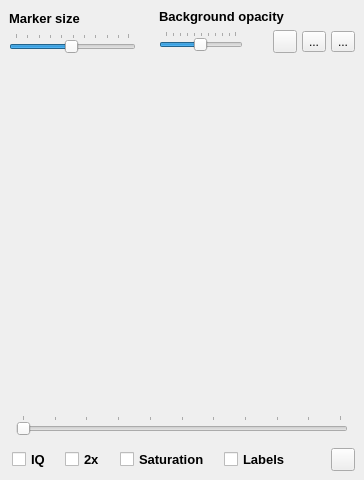
     <widget class="QWidget" name="colorsWidget" native="true">
      <property name="sizePolicy">
       <sizepolicy hsizetype="Preferred" vsizetype="Preferred">
        <horstretch>0</horstretch>
        <verstretch>0</verstretch>
       </sizepolicy>
      </property>
      <property name="minimumSize">
       <size>
        <width>0</width>
        <height>480</height>
       </size>
      </property>
      <layout class="QVBoxLayout" name="verticalLayout_6">
       <property name="spacing">
        <number>0</number>
       </property>
       <property name="leftMargin">
        <number>0</number>
       </property>
       <property name="topMargin">
        <number>0</number>
       </property>
       <property name="rightMargin">
        <number>0</number>
       </property>
       <property name="bottomMargin">
        <number>0</number>
       </property>
       <item>
        <layout class="QHBoxLayout" name="horizontalLayout_5">
         <property name="spacing">
          <number>0</number>
         </property>
         <property name="topMargin">
          <number>0</number>
         </property>
         <property name="bottomMargin">
          <number>0</number>
         </property>
         <item>
          <widget class="QWidget" name="widget_4" native="true">
           <property name="minimumSize">
            <size>
             <width>145</width>
             <height>0</height>
            </size>
           </property>
           <property name="maximumSize">
            <size>
             <width>145</width>
             <height>16777215</height>
            </size>
           </property>
           <layout class="QVBoxLayout" name="verticalLayout_12">
            <item>
             <widget class="QLabel" name="label">
              <property name="font">
               <font>
                <pointsize>10</pointsize>
                <bold>true</bold>
               </font>
              </property>
              <property name="text">
               <string>Marker size</string>
              </property>
             </widget>
            </item>
            <item>
             <layout class="QHBoxLayout" name="horizontalLayout_4">
              <property name="spacing">
               <number>0</number>
              </property>
              <property name="topMargin">
               <number>0</number>
              </property>
              <item>
               <widget class="QSlider" name="markerSize">
                <property name="sizePolicy">
                 <sizepolicy hsizetype="Expanding" vsizetype="Fixed">
                  <horstretch>0</horstretch>
                  <verstretch>0</verstretch>
                 </sizepolicy>
                </property>
                <property name="minimumSize">
                 <size>
                  <width>0</width>
                  <height>0</height>
                 </size>
                </property>
                <property name="toolTip">
                 <string>Change size of markers</string>
                </property>
                <property name="minimum">
                 <number>1</number>
                </property>
                <property name="maximum">
                 <number>100</number>
                </property>
                <property name="singleStep">
                 <number>10</number>
                </property>
                <property name="pageStep">
                 <number>10</number>
                </property>
                <property name="value">
                 <number>50</number>
                </property>
                <property name="orientation">
                 <enum>Qt::Horizontal</enum>
                </property>
                <property name="tickPosition">
                 <enum>QSlider::TicksAbove</enum>
                </property>
               </widget>
              </item>
             </layout>
            </item>
           </layout>
          </widget>
         </item>
         <item>
          <spacer name="horizontalSpacer_2">
           <property name="orientation">
            <enum>Qt::Horizontal</enum>
           </property>
           <property name="sizeType">
            <enum>QSizePolicy::Fixed</enum>
           </property>
           <property name="sizeHint" stdset="0">
            <size>
             <width>5</width>
             <height>20</height>
            </size>
           </property>
          </spacer>
         </item>
         <item>
          <widget class="QWidget" name="widget_5" native="true">
           <layout class="QVBoxLayout" name="verticalLayout_9">
            <item>
             <widget class="QLabel" name="label_2">
              <property name="font">
               <font>
                <pointsize>10</pointsize>
                <bold>true</bold>
               </font>
              </property>
              <property name="text">
               <string>Background opacity</string>
              </property>
             </widget>
            </item>
            <item>
             <layout class="QHBoxLayout" name="horizontalLayout_7">
              <property name="spacing">
               <number>0</number>
              </property>
              <property name="topMargin">
               <number>0</number>
              </property>
              <item>
               <widget class="QSlider" name="backgroundOpacity">
                <property name="toolTip">
                 <string>Change background opacity</string>
                </property>
                <property name="minimum">
                 <number>1</number>
                </property>
                <property name="maximum">
                 <number>100</number>
                </property>
                <property name="singleStep">
                 <number>10</number>
                </property>
                <property name="value">
                 <number>50</number>
                </property>
                <property name="orientation">
                 <enum>Qt::Horizontal</enum>
                </property>
                <property name="tickPosition">
                 <enum>QSlider::TicksAbove</enum>
                </property>
               </widget>
              </item>
              <item>
               <spacer name="horizontalSpacer_5">
                <property name="orientation">
                 <enum>Qt::Horizontal</enum>
                </property>
                <property name="sizeType">
                 <enum>QSizePolicy::Minimum</enum>
                </property>
                <property name="sizeHint" stdset="0">
                 <size>
                  <width>30</width>
                  <height>20</height>
                 </size>
                </property>
               </spacer>
              </item>
              <item>
               <widget class="QToolButton" name="toggleClear">
                <property name="toolTip">
                 <string>Remove all colors</string>
                </property>
                <property name="text">
                 <string/>
                </property>
                <property name="icon">
                 <iconset resource="colorpicker.qrc">
                  <normaloff>:/icons/resources/Clear.png</normaloff>:/icons/resources/Clear.png</iconset>
                </property>
                <property name="iconSize">
                 <size>
                  <width>16</width>
                  <height>16</height>
                 </size>
                </property>
               </widget>
              </item>
              <item>
               <spacer name="horizontalSpacer_7">
                <property name="orientation">
                 <enum>Qt::Horizontal</enum>
                </property>
                <property name="sizeType">
                 <enum>QSizePolicy::Minimum</enum>
                </property>
                <property name="sizeHint" stdset="0">
                 <size>
                  <width>5</width>
                  <height>20</height>
                 </size>
                </property>
               </spacer>
              </item>
              <item>
               <widget class="QToolButton" name="toggleDrag">
                <property name="toolTip">
                 <string>Capture colors with a sweep</string>
                </property>
                <property name="text">
                 <string>...</string>
                </property>
                <property name="icon">
                 <iconset resource="colorpicker.qrc">
                  <normaloff>:/icons/resources/Grid.png</normaloff>:/icons/resources/Grid.png</iconset>
                </property>
               </widget>
              </item>
              <item>
               <spacer name="horizontalSpacer_9">
                <property name="orientation">
                 <enum>Qt::Horizontal</enum>
                </property>
                <property name="sizeType">
                 <enum>QSizePolicy::Fixed</enum>
                </property>
                <property name="sizeHint" stdset="0">
                 <size>
                  <width>5</width>
                  <height>20</height>
                 </size>
                </property>
               </spacer>
              </item>
              <item>
               <widget class="QToolButton" name="togglePick">
                <property name="toolTip">
                 <string>Capture color with a picker</string>
                </property>
                <property name="text">
                 <string>...</string>
                </property>
                <property name="icon">
                 <iconset resource="colorpicker.qrc">
                  <normaloff>:/icons/resources/Picker.png</normaloff>:/icons/resources/Picker.png</iconset>
                </property>
                <property name="iconSize">
                 <size>
                  <width>16</width>
                  <height>16</height>
                 </size>
                </property>
               </widget>
              </item>
             </layout>
            </item>
           </layout>
          </widget>
         </item>
        </layout>
       </item>
       <item>
        <layout class="QVBoxLayout" name="verticalLayout_5">
         <property name="spacing">
          <number>0</number>
         </property>
         <property name="leftMargin">
          <number>0</number>
         </property>
         <property name="topMargin">
          <number>0</number>
         </property>
         <property name="rightMargin">
          <number>0</number>
         </property>
         <property name="bottomMargin">
          <number>0</number>
         </property>
         <item>
          <widget class="Colorwheel" name="colorWheel" native="true">
           <property name="sizePolicy">
            <sizepolicy hsizetype="Preferred" vsizetype="Expanding">
             <horstretch>0</horstretch>
             <verstretch>0</verstretch>
            </sizepolicy>
           </property>
           <property name="minimumSize">
            <size>
             <width>0</width>
             <height>0</height>
            </size>
           </property>
          </widget>
         </item>
         <item>
          <widget class="QWidget" name="widget" native="true">
           <layout class="QVBoxLayout" name="verticalLayout_10">
            <property name="leftMargin">
             <number>16</number>
            </property>
            <property name="topMargin">
             <number>12</number>
            </property>
            <property name="rightMargin">
             <number>16</number>
            </property>
            <item>
             <widget class="QSlider" name="angle">
              <property name="toolTip">
               <string>Rotate color wheel</string>
              </property>
              <property name="maximum">
               <number>100</number>
              </property>
              <property name="singleStep">
               <number>10</number>
              </property>
              <property name="orientation">
               <enum>Qt::Horizontal</enum>
              </property>
              <property name="tickPosition">
               <enum>QSlider::TicksAbove</enum>
              </property>
             </widget>
            </item>
           </layout>
          </widget>
         </item>
        </layout>
       </item>
       <item>
        <layout class="QHBoxLayout">
         <property name="spacing">
          <number>0</number>
         </property>
         <property name="leftMargin">
          <number>0</number>
         </property>
         <property name="topMargin">
          <number>0</number>
         </property>
         <property name="rightMargin">
          <number>0</number>
         </property>
         <property name="bottomMargin">
          <number>0</number>
         </property>
         <item>
          <widget class="QWidget" name="widget_9" native="true">
           <layout class="QHBoxLayout" name="horizontalLayout_9">
            <property name="spacing">
             <number>14</number>
            </property>
            <property name="leftMargin">
             <number>12</number>
            </property>
            <property name="topMargin">
             <number>4</number>
            </property>
            <item>
             <widget class="QCheckBox" name="iqline">
              <property name="font">
               <font>
                <pointsize>10</pointsize>
                <bold>true</bold>
               </font>
              </property>
              <property name="toolTip">
               <string>Turn on IQ line</string>
              </property>
              <property name="text">
               <string>IQ</string>
              </property>
              <property name="checked">
               <bool>false</bool>
              </property>
             </widget>
            </item>
            <item>
             <widget class="QCheckBox" name="zoom">
              <property name="font">
               <font>
                <pointsize>10</pointsize>
                <bold>true</bold>
               </font>
              </property>
              <property name="toolTip">
               <string>Multiply saturation by 2</string>
              </property>
              <property name="text">
               <string>2x</string>
              </property>
             </widget>
            </item>
            <item>
             <widget class="QCheckBox" name="saturation">
              <property name="font">
               <font>
                <pointsize>10</pointsize>
                <bold>true</bold>
               </font>
              </property>
              <property name="toolTip">
               <string>Turn on saturation labels</string>
              </property>
              <property name="text">
               <string>Saturation</string>
              </property>
              <property name="checked">
               <bool>false</bool>
              </property>
             </widget>
            </item>
            <item>
             <widget class="QCheckBox" name="labels">
              <property name="font">
               <font>
                <pointsize>10</pointsize>
                <bold>true</bold>
               </font>
              </property>
              <property name="toolTip">
               <string>Turn on color labels</string>
              </property>
              <property name="text">
               <string>Labels</string>
              </property>
             </widget>
            </item>
            <item>
             <spacer name="horizontalSpacer_6">
              <property name="orientation">
               <enum>Qt::Horizontal</enum>
              </property>
              <property name="sizeHint" stdset="0">
               <size>
                <width>20</width>
                <height>20</height>
               </size>
              </property>
             </spacer>
            </item>
            <item>
             <widget class="QToolButton" name="pdf">
              <property name="toolTip">
               <string>Show PDF for colors</string>
              </property>
              <property name="text">
               <string/>
              </property>
              <property name="icon">
               <iconset resource="colorpicker.qrc">
                <normaloff>:/icons/resources/Pdf.png</normaloff>:/icons/resources/Pdf.png</iconset>
              </property>
             </widget>
            </item>
           </layout>
          </widget>
         </item>
        </layout>
       </item>
      </layout>
     </widget>
